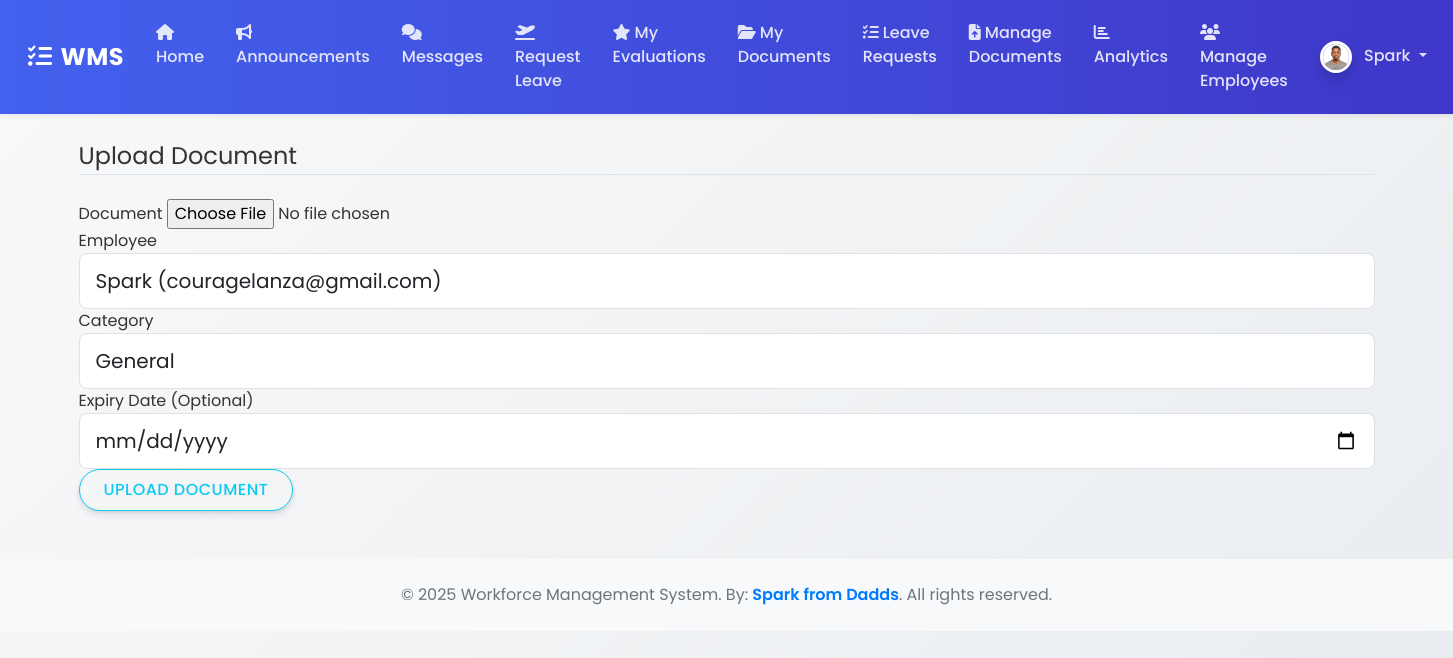
The page /document/upload (signed in) on the database its author committed.
### wms/models.py (models this page shows, shortened)
class ProfilePicture(db.Model):
    id = db.Column(db.Integer, primary_key=True)
    filename = db.Column(db.String(100), nullable=False)
    upload_date = db.Column(db.DateTime, nullable=False, default=datetime.datetime.utcnow)
    user_id = db.Column(db.Integer, db.ForeignKey('user.id'), nullable=False, unique=True)

class User(UserMixin, db.Model):
    id = db.Column(db.Integer, primary_key=True)
    username = db.Column(db.String(150), unique=True, nullable=False)
    email = db.Column(db.String(150), unique=True, nullable=False)
    password_hash = db.Column(db.String(256))
    role = db.Column(db.String(50), nullable=False, default='Employee') # Roles: Admin, Manager, Employee
    profile_picture = db.relationship('ProfilePicture', backref='user', uselist=False)

### wms/routes.py (the view, shortened to what this page needs)
@main_bp.route("/document/upload", methods=['GET', 'POST'])
@login_required
@roles_required('Admin', 'Manager')
def upload_document():
    form = DocumentForm()
    return render_template('upload_document.html', title='Upload Document', form=form)

### wms/forms.py
class DocumentForm(FlaskForm):
    file = FileField('Document', validators=[DataRequired(), FileAllowed(['pdf', 'doc', 'docx', 'jpg', 'png'])])
    user = QuerySelectField(
        'Employee',
        query_factory=user_query,
        get_label=lambda u: f"{u.username} ({u.email})",   # ← show “username (email)”
        allow_blank=False,
        validators=[DataRequired()])
    category = SelectField('Category', choices=[('General', 'General'), ('Payslip', 'Payslip'), ('Contract', 'Contract')],
                           validators=[DataRequired()])
    expiry_date = DateField('Expiry Date (Optional)', format='%Y-%m-%d', validators=[Optional()])
    submit = SubmitField('Upload Document')

### wms/__init__.py (called while the page is built)
def create_app():
    app = Flask(__name__)
    app.config['SECRET_KEY'] = os.environ.get('SECRET_KEY', 'a-very-secret-key-for-dev')
    app.config['SQLALCHEMY_DATABASE_URI'] = os.environ.get('DATABASE_URL', 'sqlite:///wms.db')
    app.config['SQLALCHEMY_TRACK_MODIFICATIONS'] = False
    app.config['UPLOAD_FOLDER'] = os.path.join(app.root_path, 'static/uploads')
    db.init_app(app)
    login_manager.init_app(app)
    csrf.init_app(app)
    migrate.init_app(app, db) # Initialize Migrate with app and db
    login_manager.login_view = 'main.login'
    login_manager.login_message_category = 'info'
    from wms.routes import main_bp
    app.register_blueprint(main_bp)
    with app.app_context():
        from . import models
    @login_manager.user_loader
    def load_user(user_id):
        from .models import User
        return User.query.get(int(user_id))
    return app

### wms/forms.py (called while the page is built)
def user_query():
    return User.query

### wms/templates/upload_document.html (shortened to what this page needs)
{% extends "base.html" %}
{% block content %}
    <div class="content-section">
        <form method="POST" action="" enctype="multipart/form-data">
            <fieldset class="form-group">
                <legend class="border-bottom mb-4">Upload Document</legend>
                <div class="form-group">
                    {{ form.file.label(class="form-control-label") }}
                    {{ form.file(class="form-control-file") }}
                </div>
                <div class="form-group">
                    {{ form.user.label(class="form-control-label") }}
                    {{ form.user(class="form-control form-control-lg") }}
                </div>
                <div class="form-group">
                    {{ form.category.label(class="form-control-label") }}
                    {{ form.category(class="form-control form-control-lg") }}
                </div>
                <div class="form-group">
                    {{ form.expiry_date.label(class="form-control-label") }}
                    {{ form.expiry_date(class="form-control form-control-lg") }}
                </div>
            </fieldset>
            <div class="form-group">
                {{ form.submit(class="btn btn-outline-info") }}
            </div>
        </form>
    </div>
{% endblock content %}

### wms/templates/base.html (shortened to what this page needs)
<!DOCTYPE html>
<html>
<head>
    <link rel="stylesheet" href="https://cdn.jsdelivr.net/npm/bootstrap@5.1.3/dist/css/bootstrap.min.css">
    <link rel="stylesheet" href="https://cdnjs.cloudflare.com/ajax/libs/font-awesome/6.5.0/css/all.min.css">
    <link rel="stylesheet" href="{{ url_for('static', filename='css/styles.css') }}">
</head>
<body>
    <nav class="navbar navbar-expand-lg navbar-dark shadow-sm sticky-top">
        <div class="container-fluid">
            <a class="navbar-brand" href="#"><i class="fas fa-tasks me-2"></i>WMS</a>
            <div class="collapse navbar-collapse" id="navbarContent">
                <ul class="navbar-nav me-auto mb-2 mb-lg-0">
                    {% if current_user.is_authenticated %}
                        <li class="nav-item"><a class="nav-link" href="{{ url_for('main.home') }}"><i class="fas fa-home me-1"></i>Home</a></li>
                        <li class="nav-item"><a class="nav-link" href="{{ url_for('main.announcements') }}"><i class="fas fa-bullhorn me-1"></i>Announcements</a></li>
                        <li class="nav-item"><a class="nav-link" href="{{ url_for('main.messages') }}"><i class="fas fa-comments me-1"></i>Messages</a></li>
                        <li class="nav-item"><a class="nav-link" href="{{ url_for('main.new_leave_request') }}"><i class="fas fa-plane-departure me-1"></i>Request Leave</a></li>
                        <li class="nav-item"><a class="nav-link" href="{{ url_for('main.view_evaluations', user_id=current_user.id) }}"><i class="fas fa-star me-1"></i>My Evaluations</a></li>
                        <li class="nav-item"><a class="nav-link" href="{{ url_for('main.my_documents') }}"><i class="fas fa-folder-open me-1"></i>My Documents</a></li>
                        {% if current_user.role in ['Admin', 'Manager'] %}
                            <li class="nav-item"><a class="nav-link" href="{{ url_for('main.leave_requests') }}"><i class="fas fa-tasks me-1"></i>Leave Requests</a></li>
                            <li class="nav-item"><a class="nav-link" href="{{ url_for('main.documents') }}"><i class="fas fa-file-upload me-1"></i>Manage Documents</a></li>
                            <li class="nav-item"><a class="nav-link" href="{{ url_for('main.analytics') }}"><i class="fas fa-chart-bar me-1"></i>Analytics</a></li>
                            <li class="nav-item"><a class="nav-link" href="{{ url_for('main.manage_employees') }}"><i class="fas fa-users me-1"></i>Manage Employees</a></li>
                        {% endif %}
                    {% endif %}
                </ul>
                <ul class="navbar-nav">
                    {% if current_user.is_authenticated %}
                        <li class="nav-item dropdown">
                            <a class="nav-link dropdown-toggle" href="#" id="navbarDropdown" role="button" data-bs-toggle="dropdown" aria-expanded="false">
                                {% if current_user.profile_picture %}
                                    <img src="{{ url_for('static', filename='uploads/profile_pics/' + current_user.profile_picture.filename) }}"
                                         class="rounded-circle profile-picture" width="32" height="32" alt="Profile Picture">
                                {% else %}
                                    <img src="{{ url_for('static', filename='uploads/profile_pics/default.png') }}"
                                         class="rounded-circle profile-picture" width="32" height="32" alt="Default Profile Picture">
                                {% endif %}
                                <span class="ms-2">{{ current_user.username }}</span>
                            </a>
                        </li>
                    {% else %}
                        <li class="nav-item"><a class="nav-link" href="{{ url_for('main.login') }}"><i class="fas fa-sign-in-alt me-1"></i>Login</a></li>
                        <li class="nav-item"><a class="nav-link" href="{{ url_for('main.register') }}"><i class="fas fa-user-plus me-1"></i>Register</a></li>
                    {% endif %}
                </ul>
            </div>
        </div>
    </nav>
    <div class="container mt-4">
        {% block content %}{% endblock %}
    </div>
    <footer class="bg-light text-center text-muted py-4 mt-5">
  <div class="container">
    <p class="mb-0">
      © 2025 Workforce Management System. By:
      <span style="color: #007BFF; font-weight: 600;">Spark from Dadds</span>.
      All rights reserved.
    </p>
  </div>
</footer>
</body>
</html>

### wms/static/css/styles.css (style rules this page uses)
:root { --primary-color: #4361ee; --secondary-color: #3f37c9; --success-color: #4cc9f0; --info-color: #4895ef; --warning-color: #f72585; --danger-color: #e63946; --light-color: #f8f9fa; --dark-color: #212529; }
body { background: linear-gradient(135deg, #f8f9fa 0%, #e9ecef 100%); min-height: 100vh; font-family: 'Poppins', sans-serif; color: #333; }
.navbar { background: linear-gradient(90deg, var(--primary-color) 0%, var(--secondary-color) 100%) !important; padding: 0.8rem 1rem; }
.navbar-brand { font-weight: 700; letter-spacing: 0.5px; font-size: 1.5rem; color: white !important; }
.navbar-dark .navbar-nav .nav-link { color: rgba(255, 255, 255, 0.85); font-weight: 500; padding: 0.5rem 1rem; border-radius: 4px; transition: all 0.3s ease; }
.btn { border-radius: 50px; padding: 0.5rem 1.5rem; font-weight: 500; text-transform: uppercase; letter-spacing: 0.5px; transition: all 0.3s ease; box-shadow: 0 4px 6px rgba(50, 50, 93, 0.11), 0 1px 3px rgba(0, 0, 0, 0.08); }
.form-control, .form-select { border-radius: 0.5rem; padding: 0.75rem 1rem; border: 1px solid #dee2e6; transition: all 0.3s ease; }
.profile-picture { border: 3px solid white; box-shadow: 0 0.5rem 1rem rgba(0, 0, 0, 0.15); }
.container { animation: fadeIn 0.5s ease-out; }

### rows shown on the page
ProfilePicture: filename (picture)
User: username "Spark"
User: user.label "Employee"
